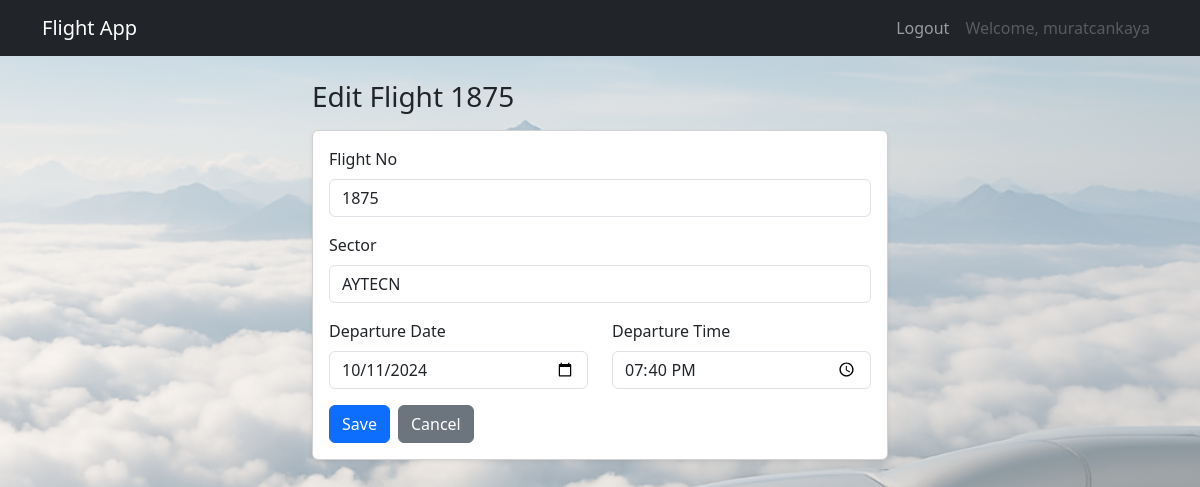
/uçuşlar/1/edit/ (signed in), run on the app's committed database.
### uçuşlar/models.py (models this page shows, shortened)
class Flight(models.Model):
    flt_no = models.CharField(max_length=10)
    sector = models.CharField(max_length=10)
    sch_dep_dt = models.DateField(max_length=100)
    sch_dep_tm = models.TimeField(max_length=120)

### uçuşlar/forms.py
class FlightForm(forms.ModelForm):
    class Meta:
        model = Flight
        fields = ["flt_no", "sector", "sch_dep_dt", "sch_dep_tm"]
        widgets = {
            "flt_no": forms.TextInput(attrs={"class": "form-control"}),
            "sector": forms.TextInput(attrs={"class": "form-control"}),
            "sch_dep_dt": forms.DateInput(attrs={"type": "date", "class": "form-control"}),
            "sch_dep_tm": forms.TimeInput(attrs={"type": "time", "class": "form-control"}),
        }

### uçuşlar/views.py (called while the page is built)
@login_required
def flight_update(request, pk):
    flight = get_object_or_404(Flight, pk=pk)
    if request.method == "POST":
        form = FlightForm(request.POST, instance=flight)
        if form.is_valid():
            form.save()
            return redirect("account:main_page")
    else:
        form = FlightForm(instance=flight)
    return render(request, "uçuşlar/flight_form.html", {"form": form, "title": f"Edit Flight {flight.flt_no}"})

### uçuşlar/templates/uçuşlar/flight_form.html (shortened to what this page needs)
{% extends "base.html" %}
{% block content %}
<div class="container mt-4" style="max-width:600px;">
  <h3 class="mb-3">{{ title }}</h3>
  <form method="post" class="card card-body shadow-sm">
    <div class="mb-3">
      <label class="form-label">Flight No</label>
      {{ form.flt_no }}
    </div>
    <div class="mb-3">
      <label class="form-label">Sector</label>
      {{ form.sector }}
    </div>
    <div class="row">
      <div class="col-md-6 mb-3">
        <label class="form-label">Departure Date</label>
        {{ form.sch_dep_dt }}
      </div>
      <div class="col-md-6 mb-3">
        <label class="form-label">Departure Time</label>
        {{ form.sch_dep_tm }}
      </div>
    </div>
    <div class="d-flex gap-2">
      <button class="btn btn-primary" type="submit">Save</button>
      <a class="btn btn-secondary" href="{% url 'account:main_page' %}">Cancel</a>
    </div>
  </form>
</div>
{% endblock %}

### templates/base.html (shortened to what this page needs)
{% load static %}
<!DOCTYPE html>
<html lang="tr">
<head>
  <link rel="stylesheet" href="{% static 'stil.css' %}" />
  <link href="https://cdn.jsdelivr.net/npm/bootstrap@5.3.0/dist/css/bootstrap.min.css" rel="stylesheet" />
</head>
<body>
  <nav class="navbar navbar-expand-lg navbar-dark bg-dark fixed-top">
    <div class="container">
      <a class="navbar-brand" href="#">Flight App</a>
      <div class="collapse navbar-collapse" id="topnav">
        <ul class="navbar-nav ms-auto">
          {% if user.is_authenticated %}
            <li class="nav-item">
              <a class="nav-link" href="{% url 'account:logout' %}">Logout</a>
            </li>
            <li class="nav-item">
              <span class="nav-link disabled">Welcome, {{ user.username }}</span>
            </li>
          {% endif %}
        </ul>
      </div>
    </div>
  </nav>
  <div class="container mt-4">
    {% block content %}{% endblock %}
  </div>
</body>
</html>

### data on the page
Flight: flt_no "1875", sector "AYTECN", sch_dep_dt "10/11/2024", sch_dep_tm "19:40:00"

### other printed values
{{ user.username }} "muratcankaya"
{{ title }} "Edit Flight 1875"
